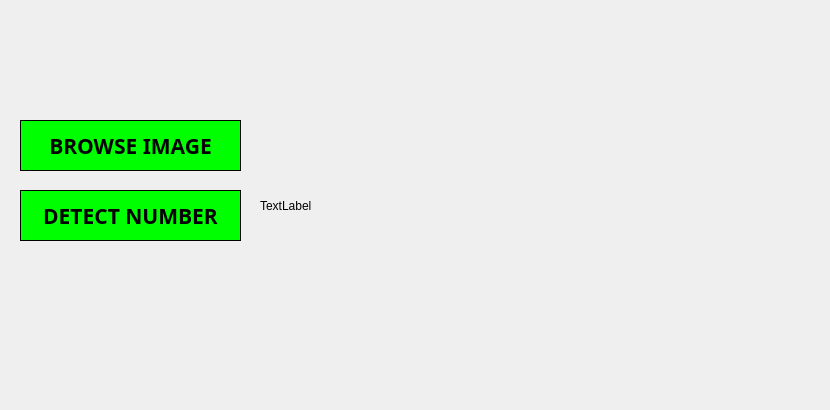
       <widget class="QWidget" name="detect_from_image">
        <widget class="QLabel" name="image_for_detection">
         <property name="geometry">
          <rect>
           <x>260</x>
           <y>10</y>
           <width>561</width>
           <height>391</height>
          </rect>
         </property>
         <property name="text">
          <string>TextLabel</string>
         </property>
        </widget>
        <widget class="QPushButton" name="browse_image">
         <property name="geometry">
          <rect>
           <x>20</x>
           <y>120</y>
           <width>221</width>
           <height>51</height>
          </rect>
         </property>
         <property name="font">
          <font>
           <family>Bahnschrift</family>
           <pointsize>16</pointsize>
           <weight>75</weight>
           <bold>true</bold>
          </font>
         </property>
         <property name="styleSheet">
          <string notr="true">border:1px solid black;
background-color: rgb(0, 255, 0);</string>
         </property>
         <property name="text">
          <string>BROWSE IMAGE</string>
         </property>
         <property name="icon">
          <iconset>
           <normaloff>../icons/photo.png</normaloff>../icons/photo.png</iconset>
         </property>
         <property name="iconSize">
          <size>
           <width>60</width>
           <height>35</height>
          </size>
         </property>
        </widget>
        <widget class="QPushButton" name="browse_image_2">
         <property name="geometry">
          <rect>
           <x>20</x>
           <y>190</y>
           <width>221</width>
           <height>51</height>
          </rect>
         </property>
         <property name="font">
          <font>
           <family>Bahnschrift</family>
           <pointsize>16</pointsize>
           <weight>75</weight>
           <bold>true</bold>
          </font>
         </property>
         <property name="styleSheet">
          <string notr="true">border:1px solid black;
background-color: rgb(0, 255, 0);</string>
         </property>
         <property name="text">
          <string>DETECT NUMBER</string>
         </property>
         <property name="icon">
          <iconset>
           <normaloff>../icons/automation (1).png</normaloff>../icons/automation (1).png</iconset>
         </property>
         <property name="iconSize">
          <size>
           <width>60</width>
           <height>35</height>
          </size>
         </property>
        </widget>
       </widget>
